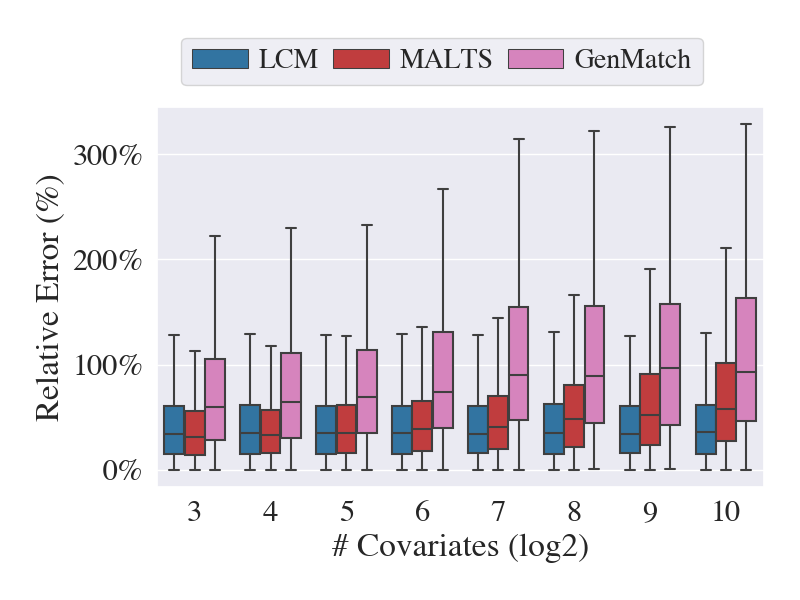

Write Python code to recreate this figure.
from glob import glob
import os
import pandas as pd
import matplotlib.pyplot as plt
import matplotlib.ticker as ticker
import numpy as np
import seaborn as sns

from Experiments.helpers import get_errors

num_covs_folder = glob(f"{os.getenv('RESULTS_FOLDER')}/num_covs/*", recursive=True)

methods = [
    'LCM',
    'MALTS',
    'GenMatch'
]

lcm_cates = []
malts_cates = []
genmatch_cates = []

full_errors = []

df_true = pd.read_csv(f"{os.getenv('RESULTS_FOLDER')}/df_true.csv")

for file in num_covs_folder:
    try:
        lcm = pd.read_csv(f'{file}/lcm_cates.csv', index_col=0)[['avg.CATE_mean']]
        malts = pd.read_csv(f'{file}/malts_cates.csv', index_col=0)[['avg.CATE']]
        genmatch = pd.read_csv(f'{file}/genmatch_cates.csv', index_col=0)
        genmatch.index -= 1
        df = df_true[['TE']].join(lcm).join(malts).join(genmatch).dropna()
        df = df.rename(columns={'avg.CATE_mean': 'LCM', 'avg.CATE': 'MALTS',
                                'CATE': 'GenMatch'})
        ate = np.abs(df['TE']).mean()
        all_errors = []
        for m in methods:
            all_errors.append(get_errors(df[[m]], df[['TE']],
                                        method_name=m, scale=ate))
        all_errors = pd.concat(all_errors)
        all_errors['# Covariates'] = int(file.split('/')[-1])
        full_errors.append(all_errors.copy())
    except:
        print('uh oh')

full_errors = pd.concat(full_errors)

full_errors['Relative Error (%)'] *= 100

order = ['LCM', 'Linear PGM', 'Ensemble PGM', 'MALTS', '', '', 'GenMatch']
palette = {order[i]: sns.color_palette()[i] for i in range(len(order))}
method_order = [c for c in order if c in full_errors['Method'].unique()]

full_errors[r'# Covariates $_{\left(\log_2\right)}$'] = np.log2(full_errors['# Covariates'])
full_errors[r'# Covariates $_{\left(\log_2\right)}$'] = full_errors[r'# Covariates $_{\left(\log_2\right)}$'].astype(int)

plt.figure(figsize=(8, 6))
sns.set_context("paper")
sns.set_style("darkgrid")
sns.set(font_scale=2, font="times")
ax = sns.boxplot(data=full_errors, x=r"# Covariates $_{\left(\log_2\right)}$", y="Relative Error (%)",
                 hue='Method', hue_order=method_order, palette=palette,
                 showfliers=False)
sns.move_legend(ax, "lower center", bbox_to_anchor=(.47, 0.98), ncol=3,
                title=None, handletextpad=0.4, columnspacing=0.5, fontsize=20)
ax.yaxis.set_major_formatter(ticker.PercentFormatter())
plt.tight_layout()
ax.get_figure().savefig(f'accuracy.png')